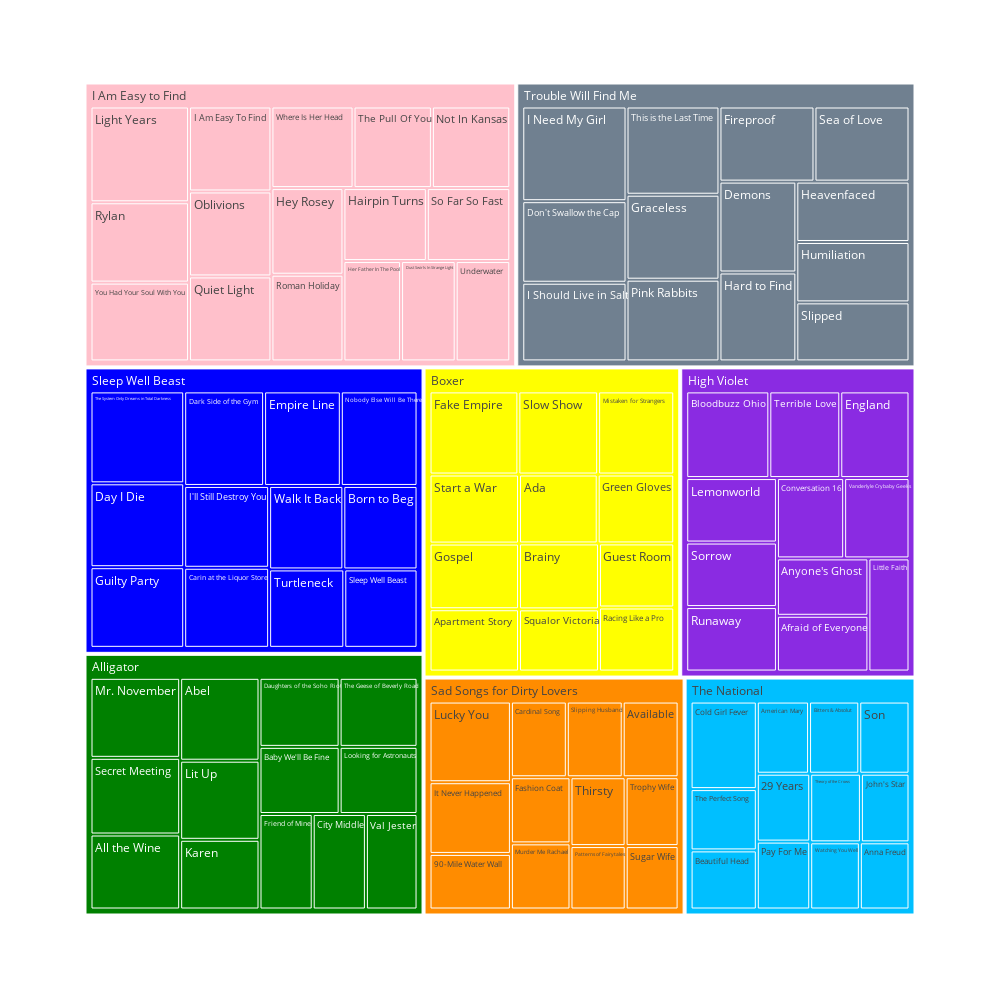

Write notebook code for a chart like this one.
### Code cell
# Spotify Popularity Tree map

import plotly.express as px

pop_treemap = px.treemap(studio_albums_df, 
                path = ['album', 'name'],
                values = 'popularity', 
                color = 'album',
                color_discrete_map = album_palette,
                width = 1000, 
                height = 1000)

pop_treemap.show()

### Figure 1 — Plotly figure (JSON) as saved in the notebook; plotly's stock layout.template omitted (floating-point values rounded to 4 significant figures)
{"data": [{"branchvalues": "total", "customdata": [["Sleep Well Beast"], ["Trouble Will Find Me"], ["I Am Easy to Find"], ["Sleep Well Beast"], ["High Violet"], ["Boxer"], ["Sad Songs for Dirty Lovers"], ["Trouble Will Find Me"], ["Alligator"], ["Boxer"], ["Trouble Will Find Me"], ["Trouble Will Find Me"], ["Boxer"], ["Sleep Well Beast"], ["I Am Easy to Find"], ["Trouble Will Find Me"], ["Trouble Will Find Me"], ["I Am Easy to Find"], ["I Am Easy to Find"], ["Trouble Will Find Me"], ["I Am Easy to Find"], ["Trouble Will Find Me"], ["Trouble Will Find Me"], ["Boxer"], ["Sleep Well Beast"], ["The National"], ["High Violet"], ["Alligator"], ["Alligator"], ["Boxer"], ["Sad Songs for Dirty Lovers"], ["Sad Songs for Dirty Lovers"], ["High Violet"], ["Alligator"], ["I Am Easy to Find"], ["Alligator"], ["The National"], ["Sleep Well Beast"], ["High Violet"], ["Alligator"], ["I Am Easy to Find"], ["Sleep Well Beast"], ["Trouble Will Find Me"], ["Sad Songs for Dirty Lovers"], ["The National"], ["I Am Easy to Find"], ["The National"], ["Alligator"], ["Sad Songs for Dirty Lovers"], ["Sleep Well Beast"], ["I Am Easy to Find"], ["I Am Easy to Find"], ["Alligator"], ["The National"], ["The National"], ["Sleep Well Beast"], ["Boxer"], ["High Violet"], ["Sleep Well Beast"], ["Alligator"], ["The National"], ["High Violet"], ["Sleep Well Beast"], ["Sad Songs for Dirty Lovers"], ["High Violet"], ["Sad Songs for Dirty Lovers"], ["Boxer"], ["Boxer"], ["High Violet"], ["The National"], ["I Am Easy to Find"], ["Boxer"], ["Sad Songs for Dirty Lovers"], ["Sleep Well Beast"], ["Trouble Will Find Me"], ["Alligator"], ["The National"], ["Sad Songs for Dirty Lovers"], ["Alligator"], ["Boxer"], ["High Violet"], ["Alligator"], ["The National"], ["The National"], ["High Violet"], ["Boxer"], ["Sad Songs for Dirty Lovers"], ["Alligator"], ["Trouble Will Find Me"], ["I Am Easy to Find"], ["I Am Easy to Find"], ["Sad Songs for Dirty Lovers"], ["The National"], ["Trouble Will Find Me"], ["I Am Easy to Find"], ["Boxer"], ["I Am Easy to Find"], ["High Violet"], ["I Am Easy to Find"], ["Sleep Well Beast"], ["Sad Songs for Dirty Lovers"], ["Alligator"], ["Boxer"], ["High Violet"], ["I Am Easy to Find"], ["Sad Songs for Dirty Lovers"], ["Sleep Well Beast"], ["The National"], ["Trouble Will Find Me"]], "domain": {"x": [0, 1], "y": [0, 1]}, "hovertemplate": "labels=%{label}<br>popularity=%{value}<br>parent=%{parent}<br>id=%{id}<br>album=%{customdata[0]}<extra></extra>", "ids": ["Sleep Well Beast/Day I Die", "Trouble Will Find Me/Don't Swallow the Cap", "I Am Easy to Find/Dust Swirls In Strange Light", "Sleep Well Beast/Empire Line", "High Violet/England", "Boxer/Fake Empire", "Sad Songs for Dirty Lovers/Fashion Coat", "Trouble Will Find Me/Fireproof", "Alligator/Friend of Mine", "Boxer/Gospel", "Trouble Will Find Me/Graceless", "Trouble Will Find Me/Demons", "Boxer/Green Gloves", "Sleep Well Beast/Guilty Party", "I Am Easy to Find/Hairpin Turns", "Trouble Will Find Me/Hard to Find", "Trouble Will Find Me/Heavenfaced", "I Am Easy to Find/Her Father In The Pool", "I Am Easy to Find/Hey Rosey", "Trouble Will Find Me/Humiliation", "I Am Easy to Find/I Am Easy To Find", "Trouble Will Find Me/I Need My Girl", "Trouble Will Find Me/I Should Live in Salt", "Boxer/Guest Room", "Sleep Well Beast/I'll Still Destroy You", "The National/John's Star", "High Violet/Lemonworld", "Alligator/Karen", "Alligator/Mr. November", "Boxer/Mistaken for Strangers", "Sad Songs for Dirty Lovers/Lucky You", "Sad Songs for Dirty Lovers/It Never Happened", "High Violet/Little Faith", "Alligator/Lit Up", "I Am Easy to Find/Light Years", "Alligator/Looking for Astronauts", "The National/Watching You Well", "Sleep Well Beast/Walk It Back", "High Violet/Vanderlyle Crybaby Geeks", "Alligator/Val Jester", "I Am Easy to Find/Underwater", "Sleep Well Beast/Turtleneck", "Trouble Will Find Me/This is the Last Time", "Sad Songs for Dirty Lovers/Thirsty", "The National/Theory of the Crows", "I Am Easy to Find/The Pull Of You", "The National/The Perfect Song", "Alligator/The Geese of Beverly Road", "Sad Songs for Dirty Lovers/Trophy Wife", "Sleep Well Beast/The System Only Dreams in Total Darkness", "I Am Easy to Find/You Had Your Soul With You", "I Am Easy to Find/Where Is Her Head", "Alligator/Daughters of the Soho Riots", "The National/Bitters & Absolut", "The National/Beautiful Head", "Sleep Well Beast/Born to Beg", "Boxer/Brainy", "High Violet/Bloodbuzz Ohio", "Sleep Well Beast/Carin at the Liquor Store", "Alligator/City Middle", "The National/Cold Girl Fever", "High Violet/Conversation 16", "Sleep Well Beast/Dark Side of the Gym", "Sad Songs for Dirty Lovers/Cardinal Song", "High Violet/Terrible Love", "Sad Songs for Dirty Lovers/Sugar Wife", "Boxer/Start a War", "Boxer/Squalor Victoria", "High Violet/Sorrow", "The National/Son", "I Am Easy to Find/So Far So Fast", "Boxer/Slow Show", "Sad Songs for Dirty Lovers/Slipping Husband", "Sleep Well Beast/Sleep Well Beast", "Trouble Will Find Me/Slipped", "Alligator/Secret Meeting", "The National/29 Years", "Sad Songs for Dirty Lovers/90-Mile Water Wall", "Alligator/Abel", "Boxer/Ada", "High Violet/Afraid of Everyone", "Alligator/All the Wine", "The National/American Mary", "The National/Anna Freud", "High Violet/Anyone's Ghost", "Boxer/Apartment Story", "Sad Songs for Dirty Lovers/Available", "Alligator/Baby We'll Be Fine", "Trouble Will Find Me/Sea of Love", "I Am Easy to Find/Not In Kansas", "I Am Easy to Find/Oblivions", "Sad Songs for Dirty Lovers/Patterns of Fairytales", "The National/Pay For Me", "Trouble Will Find Me/Pink Rabbits", "I Am Easy to Find/Quiet Light", "Boxer/Racing Like a Pro", "I Am Easy to Find/Roman Holiday", "High Violet/Runaway", "I Am Easy to Find/Rylan", "Sleep Well Beast/Nobody Else Will Be There", "Sad Songs for Dirty Lovers/Murder Me Rachael", "Alligator", "Boxer", "High Violet", "I Am Easy to Find", "Sad Songs for Dirty Lovers", "Sleep Well Beast", "The National", "Trouble Will Find Me"], "labels": ["Day I Die", "Don't Swallow the Cap", "Dust Swirls In Strange Light", "Empire Line", "England", "Fake Empire", "Fashion Coat", "Fireproof", "Friend of Mine", "Gospel", "Graceless", "Demons", "Green Gloves", "Guilty Party", "Hairpin Turns", "Hard to Find", "Heavenfaced", "Her Father In The Pool", "Hey Rosey", "Humiliation", "I Am Easy To Find", "I Need My Girl", "I Should Live in Salt", "Guest Room", "I'll Still Destroy You", "John's Star", "Lemonworld", "Karen", "Mr. November", "Mistaken for Strangers", "Lucky You", "It Never Happened", "Little Faith", "Lit Up", "Light Years", "Looking for Astronauts", "Watching You Well", "Walk It Back", "Vanderlyle Crybaby Geeks", "Val Jester", "Underwater", "Turtleneck", "This is the Last Time", "Thirsty", "Theory of the Crows", "The Pull Of You", "The Perfect Song", "The Geese of Beverly Road", "Trophy Wife", "The System Only Dreams in Total Darkness", "You Had Your Soul With You", "Where Is Her Head", "Daughters of the Soho Riots", "Bitters & Absolut", "Beautiful Head", "Born to Beg", "Brainy", "Bloodbuzz Ohio", "Carin at the Liquor Store", "City Middle", "Cold Girl Fever", "Conversation 16", "Dark Side of the Gym", "Cardinal Song", "Terrible Love", "Sugar Wife", "Start a War", "Squalor Victoria", "Sorrow", "Son", "So Far So Fast", "Slow Show", "Slipping Husband", "Sleep Well Beast", "Slipped", "Secret Meeting", "29 Years", "90-Mile Water Wall", "Abel", "Ada", "Afraid of Everyone", "All the Wine", "American Mary", "Anna Freud", "Anyone's Ghost", "Apartment Story", "Available", "Baby We'll Be Fine", "Sea of Love", "Not In Kansas", "Oblivions", "Patterns of Fairytales", "Pay For Me", "Pink Rabbits", "Quiet Light", "Racing Like a Pro", "Roman Holiday", "Runaway", "Rylan", "Nobody Else Will Be There", "Murder Me Rachael", "Alligator", "Boxer", "High Violet", "I Am Easy to Find", "Sad Songs for Dirty Lovers", "Sleep Well Beast", "The National", "Trouble Will Find Me"], "marker": {"colors": ["blue", "slategrey", "pink", "blue", "blueviolet", "yellow", "darkorange", "slategrey", "green", "yellow", "slategrey", "slategrey", "yellow", "blue", "pink", "slategrey", "slategrey", "pink", "pink", "slategrey", "pink", "slategrey", "slategrey", "yellow", "blue", "deepskyblue", "blueviolet", "green", "green", "yellow", "darkorange", "darkorange", "blueviolet", "green", "pink", "green", "deepskyblue", "blue", "blueviolet", "green", "pink", "blue", "slategrey", "darkorange", "deepskyblue", "pink", "deepskyblue", "green", "darkorange", "blue", "pink", "pink", "green", "deepskyblue", "deepskyblue", "blue", "yellow", "blueviolet", "blue", "green", "deepskyblue", "blueviolet", "blue", "darkorange", "blueviolet", "darkorange", "yellow", "yellow", "blueviolet", "deepskyblue", "pink", "yellow", "darkorange", "blue", "slategrey", "green", "deepskyblue", "darkorange", "green", "yellow", "blueviolet", "green", "deepskyblue", "deepskyblue", "blueviolet", "yellow", "darkorange", "green", "slategrey", "pink", "pink", "darkorange", "deepskyblue", "slategrey", "pink", "yellow", "pink", "blueviolet", "pink", "blue", "darkorange", "green", "yellow", "blueviolet", "pink", "darkorange", "blue", "deepskyblue", "slategrey"]}, "name": "", "parents": ["Sleep Well Beast", "Trouble Will Find Me", "I Am Easy to Find", "Sleep Well Beast", "High Violet", "Boxer", "Sad Songs for Dirty Lovers", "Trouble Will Find Me", "Alligator", "Boxer", "Trouble Will Find Me", "Trouble Will Find Me", "Boxer", "Sleep Well Beast", "I Am Easy to Find", "Trouble Will Find Me", "Trouble Will Find Me", "I Am Easy to Find", "I Am Easy to Find", "Trouble Will Find Me", "I Am Easy to Find", "Trouble Will Find Me", "Trouble Will Find Me", "Boxer", "Sleep Well Beast", "The National", "High Violet", "Alligator", "Alligator", "Boxer", "Sad Songs for Dirty Lovers", "Sad Songs for Dirty Lovers", "High Violet", "Alligator", "I Am Easy to Find", "Alligator", "The National", "Sleep Well Beast", "High Violet", "Alligator", "I Am Easy to Find", "Sleep Well Beast", "Trouble Will Find Me", "Sad Songs for Dirty Lovers", "The National", "I Am Easy to Find", "The National", "Alligator", "Sad Songs for Dirty Lovers", "Sleep Well Beast", "I Am Easy to Find", "I Am Easy to Find", "Alligator", "The National", "The National", "Sleep Well Beast", "Boxer", "High Violet", "Sleep Well Beast", "Alligator", "The National", "High Violet", "Sleep Well Beast", "Sad Songs for Dirty Lovers", "High Violet", "Sad Songs for Dirty Lovers", "Boxer", "Boxer", "High Violet", "The National", "I Am Easy to Find", "Boxer", "Sad Songs for Dirty Lovers", "Sleep Well Beast", "Trouble Will Find Me", "Alligator", "The National", "Sad Songs for Dirty Lovers", "Alligator", "Boxer", "High Violet", "Alligator", "The National", "The National", "High Violet", "Boxer", "Sad Songs for Dirty Lovers", "Alligator", "Trouble Will Find Me", "I Am Easy to Find", "I Am Easy to Find", "Sad Songs for Dirty Lovers", "The National", "Trouble Will Find Me", "I Am Easy to Find", "Boxer", "I Am Easy to Find", "High Violet", "I Am Easy to Find", "Sleep Well Beast", "Sad Songs for Dirty Lovers", "", "", "", "", "", "", "", ""], "type": "treemap", "values": [52, 56, 36, 48, 40, 49, 27, 47, 34, 39, 52, 46, 35, 50, 40, 45, 45, 38, 41, 45, 46, 65, 54, 32, 46, 23, 39, 37, 48, 42, 45, 40, 31, 42, 62, 35, 23, 41, 35, 33, 36, 39, 54, 26, 24, 42, 28, 36, 25, 57, 51, 44, 37, 25, 27, 41, 35, 48, 45, 34, 40, 36, 50, 29, 41, 23, 41, 33, 39, 25, 40, 44, 29, 38, 44, 46, 25, 31, 44, 36, 34, 45, 26, 23, 35, 37, 29, 36, 47, 42, 46, 24, 25, 50, 46, 32, 41, 39, 52, 48, 27, 507, 455, 417, 703, 355, 555, 314, 650]}], "layout": {"height": 1000, "legend": {"tracegroupgap": 0}, "margin": {"t": 60}, "width": 1000}}
